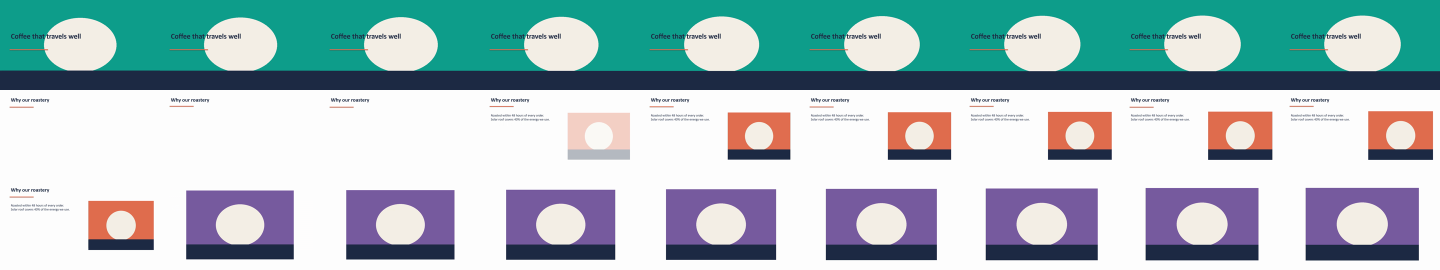
#> input picture experiments/T024-20261007-claude-picture-motion/native/contact_1fps.png, 2880 x 540 px (shown at 1/2 size)
$ python -i render_identity.py   (imports and definitions only)
#> lines starting #> are read from the running program, lines starting #| are printed output that depends on the picture
#!/usr/bin/env python3
"""RGB-aware static render comparison of two decks (T022).

Renders both decks with LibreOffice (PPTX -> PDF -> PNG via pdftoppm) and
compares every slide in RGB. The T009 comparison used
``ImageChops.difference(rgba_a, rgba_b).getbbox()``; for RGBA images Pillow's
getbbox() looks at the alpha band only, so colour changes on opaque pixels were
invisible. This tool converts to RGB first and reports changed-pixel counts.

A static render shows the authored (final) layout only. Equality means timing
did not alter layout; it says nothing about animation playback.
"""
import argparse
import json
from pathlib import Path
import shutil
import subprocess
import tempfile

from PIL import Image, ImageChops


def _render(pptx,outdir,dpi):
    soffice=shutil.which("soffice") or shutil.which("libreoffice")
    if not soffice or not shutil.which("pdftoppm"):
        raise RuntimeError("LibreOffice Impress and pdftoppm are required")
    outdir.mkdir(parents=True,exist_ok=True)
    src=outdir/"deck.pptx"
    shutil.copy(pptx,src)
    subprocess.run([soffice,"--headless","--convert-to","pdf","--outdir",str(outdir),str(src)],
                   check=True,stdout=subprocess.DEVNULL,stderr=subprocess.DEVNULL,timeout=600)
    pdf=outdir/"deck.pdf"
    if not pdf.exists():
        raise RuntimeError(f"LibreOffice could not render {pptx}")
    subprocess.run(["pdftoppm","-r",str(dpi),"-png",str(pdf),str(outdir/"slide")],check=True,timeout=600)
    return sorted(outdir.glob("slide-*.png"))


def diff_rgb(a,b):
    """Return (bbox, changed_pixel_count) comparing two images in RGB."""
    a=a.convert("RGB")
    b=b.convert("RGB")
    if a.size!=b.size:
        return (0,0)+a.size,a.size[0]*a.size[1]
    diff=ImageChops.difference(a,b)
    r,g,b=diff.split()
    strongest=ImageChops.lighter(ImageChops.lighter(r,g),b)  # per-pixel max over bands
    return diff.getbbox(),a.size[0]*a.size[1]-strongest.histogram()[0]


def compare(source,output,dpi=50):
    with tempfile.TemporaryDirectory() as td:
        td=Path(td)
        pa=_render(source,td/"a",dpi)
        pb=_render(output,td/"b",dpi)
        slides=[]
        for i,(x,y) in enumerate(zip(pa,pb),1):
            bbox,count=diff_rgb(Image.open(x),Image.open(y))
            slides.append({"slide":i,"identical_rgb":bbox is None,"changed_pixels":count,"bbox":bbox})
        return {
            "method":"LibreOffice PDF -> pdftoppm PNG, RGB difference",
            "dpi":dpi,
            "source_pages":len(pa),
            "output_pages":len(pb),
            "identical_slides":sum(s["identical_rgb"] for s in slides),
            "slides":slides,
            "powerpoint_playback_verified":False,
        }


def main():
    ap=argparse.ArgumentParser(description=__doc__)
    ap.add_argument("source")
    ap.add_argument("output")
    ap.add_argument("--dpi",type=int,default=50)
    ap.add_argument("--json")
    args=ap.parse_args()
    result=compare(args.source,args.output,args.dpi)
    text=json.dumps(result,indent=2)
    if args.json:
        Path(args.json).write_text(text+"\n",encoding="utf-8")
    print(text)
    return 0 if result["identical_slides"]==len(result["slides"])==result["source_pages"]==result["output_pages"] else 1


# [2 lines not run here, left out]

>>> import cv2
>>> picture = cv2.imread('../experiments/T024-20261007-claude-picture-motion/native/contact_1fps.png', cv2.IMREAD_GRAYSCALE)
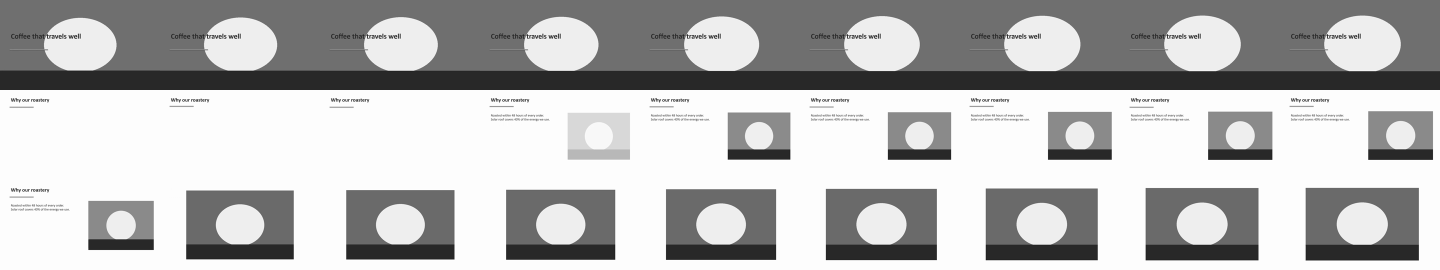
#> picture: shape (540, 2880) (shown at 1/2 size); min 7, max 255, mean 181.9
>>> result = compare(picture, 'out.png')
#> (the run stopped early here; a loop or call above may not have finished)
